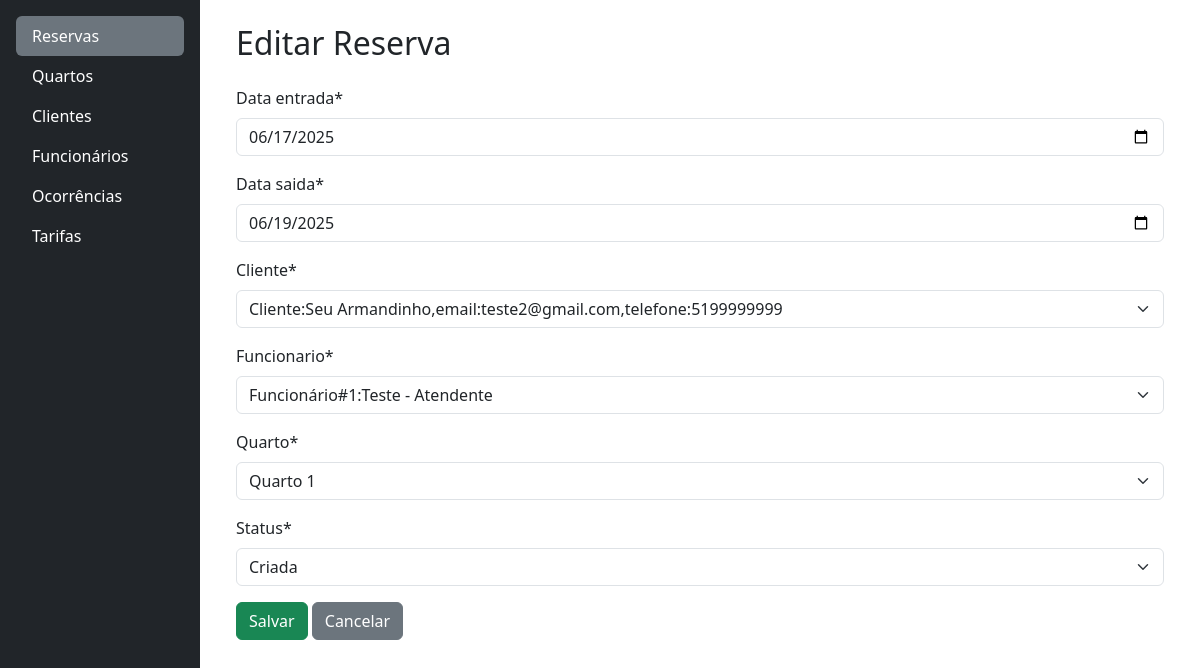
Page /editar_reserva/1 on the earlier database version.
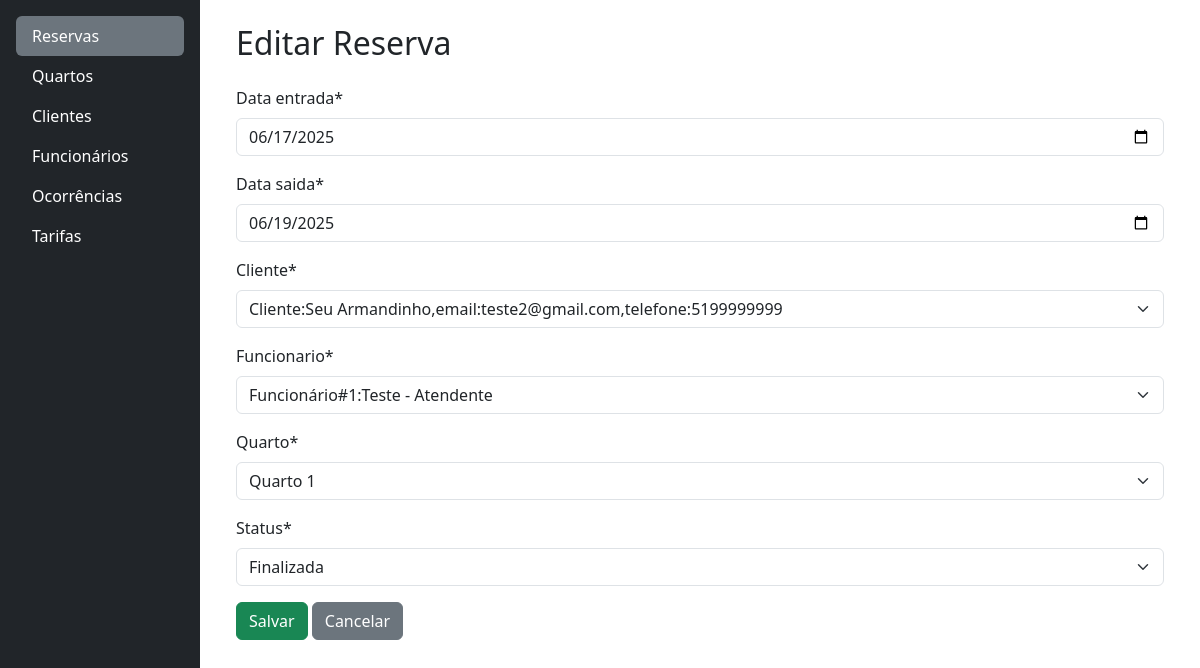
Same page on the later database version.
### reservas/models.py (models this page shows, shortened)
class Reserva(models.Model):
    data_entrada = models.DateField()
    data_saida = models.DateField()
    cliente = models.ForeignKey(Cliente, on_delete=models.RESTRICT)
    funcionario = models.ForeignKey(Funcionario, on_delete=models.RESTRICT)
    quarto = models.ForeignKey(Quarto, on_delete=models.RESTRICT)
    criada_em = models.DateTimeField(auto_now_add=True)
    status = models.CharField(
        max_length=20,
        choices=STATUS_RESERVA_CHOICES,
        default='criada',
    )
    ativa = models.BooleanField(default=True)

### reservas/views.py (the view)
# urls.py: path('editar_reserva/<int:id>', views.editar_reserva, name='editar_reserva'),
def editar_reserva(request, id):
    try:
        reserva = Reserva.objects.get(id=id)
    except Reserva.DoesNotExist:
        return redirect('reservas:reservas')
    if request.method == 'POST':
        form = ReservaForm(request.POST, instance=reserva)
        if form.is_valid():
            reserva_editada = form.save()
            if reserva_editada.ativa:
                return redirect('reservas:reservas')
            else:
                return redirect('reservas:reservas_inativas')
    else:
        form = ReservaForm(instance=reserva)
    dados = {
        'form': form,
        'reserva': reserva,
    }
    return render(request, 'reservas/editar_reserva.html', dados)

### reservas/forms.py
class ReservaForm(forms.ModelForm):
    data_entrada = forms.DateField(
        widget=forms.DateInput(attrs={'type': 'date'}, format='%Y-%m-%d'),
        input_formats=['%Y-%m-%d']
    )
    data_saida = forms.DateField(
        widget=forms.DateInput(attrs={'type': 'date'}, format='%Y-%m-%d'),
        input_formats=['%Y-%m-%d']
    )
    class Meta:
        model = Reserva
        fields = ['data_entrada', 'data_saida', 'cliente',
                  'funcionario', 'quarto', 'status']

### clientes/models.py (called while the page is built)
    def __str__(self):
        return f"Cliente:{self.nome},email:{self.email},telefone:{self.telefone}"

### funcionarios/models.py (called while the page is built)
    def __str__(self):
        return f"{self.nome_funcao}"

    def __str__(self):
        return f"Funcionário#{self.pk}:{self.nome} - {self.cargo}"

### quartos/models.py (called while the page is built)
    def __str__(self):
        return f"Quarto {self.numero}"

### reservas/templates/reservas/editar_reserva.html (shortened to what this page needs)
{% extends 'base.html' %}
{% load crispy_forms_tags %}
{% block content %}
<div class="container">
  <h2 class="mb-4">Editar Reserva</h2>
  <form method="POST">
    {{ form|crispy }}
    <button type="submit" class="btn btn-success">Salvar</button>
    <a href="{% url 'reservas:reservas' %}" class="btn btn-secondary">Cancelar</a>
  </form>
</div>
{% endblock %}

Differences in the rows shown:
changed Reserva "Cliente:Seu Armandinho,email:teste2@gmail.com,telefone:5199999999": status "Criada" → "Finalizada"
